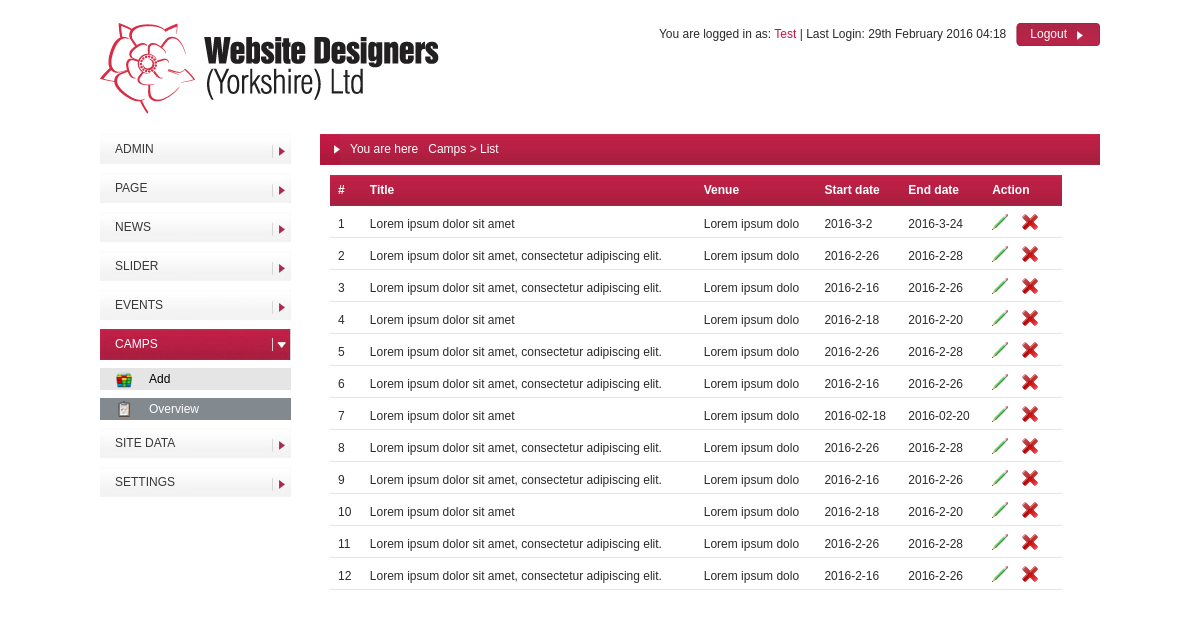
/admin/control-panel.php?module=camps&action=list (signed in), run on the app's committed database.
### tables this page shows
CREATE TABLE IF NOT EXISTS `camps` (
  `id` int(11) NOT NULL,
  `type` enum('1','2','3','4') DEFAULT NULL,
  `title` varchar(256) DEFAULT NULL,
  `description` text,
  `start_date` varchar(16) DEFAULT NULL,
  `start_time` varchar(16) DEFAULT NULL,
  `end_date` varchar(16) DEFAULT NULL,
  `end_time` varchar(16) DEFAULT NULL,
  `venue` varchar(16) DEFAULT NULL,
  `signup_url` varchar(1024) DEFAULT NULL,
  `video_url` varchar(1024) DEFAULT NULL
);

### admin/includes/functions/database.php (called while the page is built, shortened)
<?php
function table_fetch_rows($table, $where = '', $order_by = '', $limit_from = 0, $limit_to = 0)
{
	global $db;
	$sql = sprintf('SELECT * FROM %s', $table);
	$r = mysql_query($sql, $db) or die(mysql_error($db));
	$rows = array();
	while ($row = mysql_fetch_assoc($r)) {
		$rows[] = $row;
	}
	return $rows;
}
?>

### admin/modules/camps/list.php (the view, shortened to what this page needs)
<?php
$data = table_fetch_rows('camps');
?>
<table class="list">
    <thead>
    <tr>
        <th>#</th>
        <th>Title</th>
        <th>Venue</th>
        <th>Start date</th>
        <th>End date</th>
        <th>Action</th>
    </tr>
    </thead>
    <tbody>
    <?php foreach ($data as $k => $d) { ?>
        <tr>
            <td><?php echo 1 + $k; ?></td>
            <td><?php echo $d['title']; ?></td>
            <td><?php echo $d['venue']; ?></td>
            <td><?php echo $d['start_date']; ?></td>
            <td><?php echo $d['end_date']; ?></td>
            <td>
                <a href="?module=camps&action=form&id=<?php echo $d['id']; ?>" class="operation operation-edit"></a>
                <a href="#" data-id="<?php echo $d['id']; ?>" class="operation operation-delete"></a>
            </td>
        </tr>
    <?php } ?>
    </tbody>
</table>

### admin/resources/css/main.css (style rules this page uses)
* { margin:0; padding:0; }
a { color:#d11140; text-decoration:none; }
body { position:relative; font-family:Tahoma, Geneva, sans-serif; font-size:12px; color:#2b2b2b; text-align:center; }
#content table { border-collapse:collapse; }
#content table td, #content table th { text-align:left; padding:8px 8px 4px 8px; }
#content table.list th { background-image:url(../images/bg-breadcrumb.jpg); background-position:left top; background-repeat:repeat-x; height:31px; padding-top:0; padding-bottom:0; line-height:31px; color:#fff; }
table.list { width:95%; }
table.list tbody tr td { border-bottom:1px solid #e5e5e5; }
.operation { display:inline-block; background-position:left top; background-repeat:no-repeat; width:16px; height:16px; margin-right:10px; cursor:pointer; }
.operation-edit,.operation-form { background-image:url(../images/icons/edit-icon.png); }
.operation-delete { background-image:url(../images/icons/delete-icon.png); }
.operation-edit { background-image:url(../images/icons/edit-icon.png); }

### data on the page
camps: title "Lorem ipsum dolor sit amet", venue "Lorem ipsum dolo", start_date "2016-3-2", end_date "2016-3-24"
camps: title "Lorem ipsum dolor sit amet, consectetur adipiscing elit.", venue "Lorem ipsum dolo", start_date "2016-2-26", end_date "2016-2-28"
camps: title "Lorem ipsum dolor sit amet, consectetur adipiscing elit.", venue "Lorem ipsum dolo", start_date "2016-2-16", end_date "2016-2-26"
camps: title "Lorem ipsum dolor sit amet", venue "Lorem ipsum dolo", start_date "2016-2-18", end_date "2016-2-20"
camps: title "Lorem ipsum dolor sit amet, consectetur adipiscing elit.", venue "Lorem ipsum dolo", start_date "2016-2-26", end_date "2016-2-28"
camps: title "Lorem ipsum dolor sit amet, consectetur adipiscing elit.", venue "Lorem ipsum dolo", start_date "2016-2-16", end_date "2016-2-26"
camps: title "Lorem ipsum dolor sit amet", venue "Lorem ipsum dolo", start_date "2016-02-18", end_date "2016-02-20"
camps: title "Lorem ipsum dolor sit amet, consectetur adipiscing elit.", venue "Lorem ipsum dolo", start_date "2016-2-26", end_date "2016-2-28"
camps: title "Lorem ipsum dolor sit amet, consectetur adipiscing elit.", venue "Lorem ipsum dolo", start_date "2016-2-16", end_date "2016-2-26"
camps: title "Lorem ipsum dolor sit amet", venue "Lorem ipsum dolo", start_date "2016-2-18", end_date "2016-2-20"
camps: title "Lorem ipsum dolor sit amet, consectetur adipiscing elit.", venue "Lorem ipsum dolo", start_date "2016-2-26", end_date "2016-2-28"
camps: title "Lorem ipsum dolor sit amet, consectetur adipiscing elit.", venue "Lorem ipsum dolo", start_date "2016-2-16", end_date "2016-2-26"

### other printed values
$_SESSION['admin']['name'] "Test"
date('jS F Y H:i', strtotime($_SESSION['admin']['last_login'])) "29th February 2016 04:18"
$text "Logout"
$module['title'] "ADMIN"
$module['title'] "PAGE"
$module['title'] "NEWS"
$module['title'] "SLIDER"
$module['title'] "EVENTS"
$module['title'] "CAMPS"
$item['title'] "Add"
$item['title'] "Overview"
$module['title'] "SITE DATA"
$module['title'] "SETTINGS"
str_replace('_', ' ', $_GET['module']) "Camps"
str_replace('_', ' ', $_GET['action']) "List"
